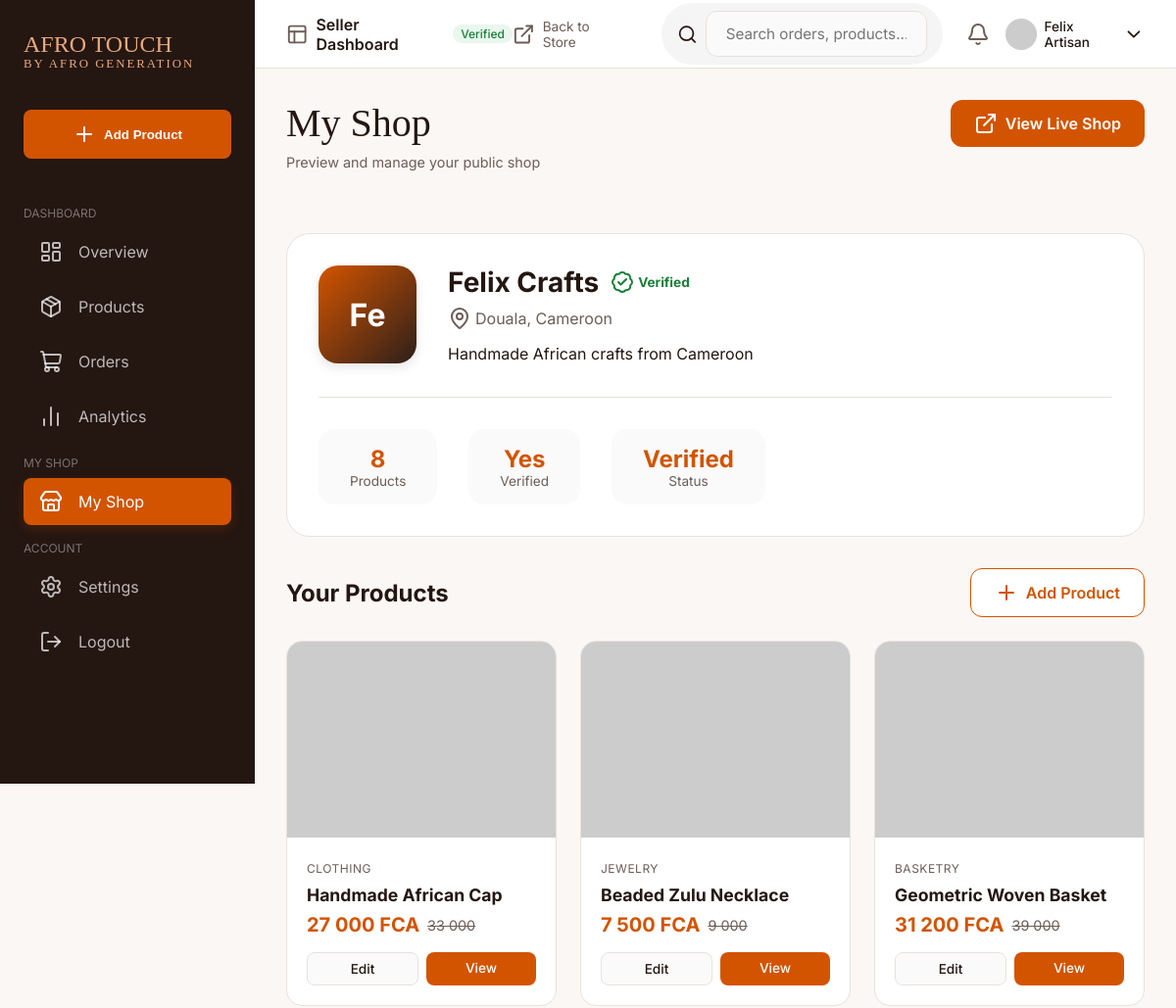
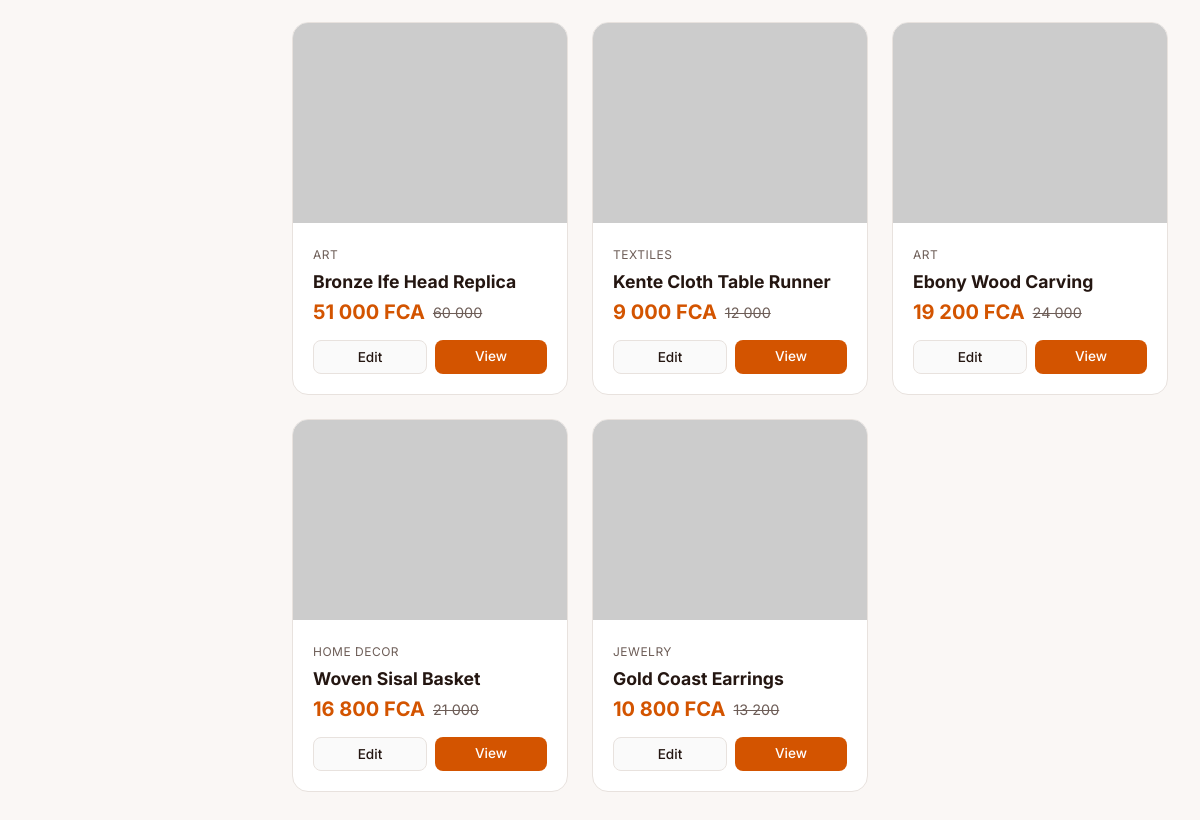
The page /TREACY/seller/shop.php (signed in) on the database its author committed (2 pictures, top to bottom).
### tables this page shows
CREATE TABLE IF NOT EXISTS sellers (
    id INT AUTO_INCREMENT PRIMARY KEY,
    user_id INT NOT NULL,
    store_name VARCHAR(255) NOT NULL,
    store_slug VARCHAR(100) UNIQUE NOT NULL,
    description TEXT,
    logo VARCHAR(500),
    banner VARCHAR(500),
    country VARCHAR(100),
    city VARCHAR(100),
    address TEXT,
    is_verified BOOLEAN DEFAULT FALSE,
    verification_status ENUM('pending', 'processing', 'verified', 'rejected') DEFAULT 'pending',
    verification_data TEXT,
    plan ENUM('free', 'basic', 'premium') DEFAULT 'free',
    created_at DATETIME DEFAULT CURRENT_TIMESTAMP,
    updated_at DATETIME DEFAULT CURRENT_TIMESTAMP ON UPDATE CURRENT_TIMESTAMP
);

CREATE TABLE IF NOT EXISTS products (
    id INT AUTO_INCREMENT PRIMARY KEY,
    seller_id INT NOT NULL,
    category_id INT NOT NULL,
    name VARCHAR(255) NOT NULL,
    slug VARCHAR(100) UNIQUE NOT NULL,
    description TEXT,
    price DECIMAL(10,2) NOT NULL,
    compare_price DECIMAL(10,2),
    image VARCHAR(500),
    images TEXT,
    stock INT DEFAULT 0,
    sku VARCHAR(100),
    status ENUM('active', 'inactive', 'draft') DEFAULT 'active',
    is_featured BOOLEAN DEFAULT FALSE,
    is_verified BOOLEAN DEFAULT FALSE,
    sales_count INT DEFAULT 0,
    view_count INT DEFAULT 0,
    created_at DATETIME DEFAULT CURRENT_TIMESTAMP,
    updated_at DATETIME DEFAULT CURRENT_TIMESTAMP ON UPDATE CURRENT_TIMESTAMP
);

CREATE TABLE IF NOT EXISTS categories (
    id INT AUTO_INCREMENT PRIMARY KEY,
    name VARCHAR(255) NOT NULL,
    slug VARCHAR(100) UNIQUE NOT NULL,
    description TEXT,
    image VARCHAR(500),
    parent_id INT DEFAULT NULL,
    is_active BOOLEAN DEFAULT TRUE,
    created_at DATETIME DEFAULT CURRENT_TIMESTAMP
);

### TREACY/db.php (called while the page is built, shortened)
<?php
if (!function_exists('getSellerByUserId')) {
function getSellerByUserId($pdo, $user_id) {
    $stmt = $pdo->prepare("SELECT * FROM sellers WHERE user_id = ?");
    $stmt->execute([$user_id]);
    return $stmt->fetch();
}
}
if (!function_exists('getSellerProducts')) {
function getSellerProducts($pdo, $seller_id, $status = null) {
    $sql = "SELECT p.*, c.name as category_name
            FROM products p
            LEFT JOIN categories c ON p.category_id = c.id
            WHERE p.seller_id = ?";
    $params = [$seller_id];
    $sql .= " ORDER BY p.created_at DESC";
    $stmt = $pdo->prepare($sql);
    $stmt->execute($params);
    return $stmt->fetchAll();
}
}

### TREACY/seller/shop.php (the view, shortened to what this page needs)
<?php
include '../db.php';
include '../components/layout_start.php';
$products = getSellerProducts($pdo, $seller['id']);
?>
<div class="page-header">
    <div class="header-content">
        <h1>My Shop</h1>
        <p class="subtitle">Preview and manage your public shop</p>
    </div>
    <div class="header-actions">
        <a href="../shop/index.php?slug=<?php echo htmlspecialchars($seller['store_slug']); ?>" target="_blank" class="btn-primary">
            <i data-lucide="external-link"></i> View Live Shop
        </a>
    </div>
</div>
<div class="shop-preview-card">
    <div class="preview-header">
        <div class="shop-logo">
            <?php if ($seller['logo']): ?>
            <img src="<?php echo htmlspecialchars($seller['logo']); ?>" alt="Logo">
            <?php else: ?>
            <div class="logo-placeholder"><?php echo substr($seller['store_name'], 0, 2); ?></div>
            <?php endif; ?>
        </div>
        <div class="shop-info">
            <h2>
                <?php echo htmlspecialchars($seller['store_name']); ?>
                <?php if ($seller['is_verified']): ?>
                <span class="verified-badge"><i data-lucide="badge-check"></i> Verified</span>
                <?php endif; ?>
            </h2>
            <p class="location"><i data-lucide="map-pin"></i> <?php echo htmlspecialchars(($seller['city'] ?? '') . ($seller['country'] ? ', ' . $seller['country'] : '')); ?></p>
            <p class="desc"><?php echo htmlspecialchars($seller['description'] ?? 'No description yet'); ?></p>
        </div>
    </div>
    <div class="shop-stats">
        <div class="stat-box">
            <span class="stat-num"><?php echo count($products); ?></span>
            <span class="stat-label">Products</span>
        </div>
        <div class="stat-box">
            <span class="stat-num"><?php echo $seller['is_verified'] ? 'Yes' : 'No'; ?></span>
            <span class="stat-label">Verified</span>
        </div>
        <div class="stat-box">
            <span class="stat-num"><?php echo ucfirst($seller['verification_status']); ?></span>
            <span class="stat-label">Status</span>
        </div>
    </div>
</div>
<div class="products-section">
    <div class="section-header">
        <h2>Your Products</h2>
        <a href="add-product.php" class="btn-add">
            <i data-lucide="plus"></i> Add Product
        </a>
    </div>
    <?php if (empty($products)): ?>
    <div class="empty-state">
        <i data-lucide="package"></i>
        <h3>No products yet</h3>
        <p>Start adding products to your shop</p>
        <a href="add-product.php" class="btn-primary">Add Your First Product</a>
    </div>
    <?php else: ?>
    <div class="products-grid">
        <?php foreach ($products as $product): ?>
        <div class="product-card">
            <div class="product-img">
                <?php if ($product['image']): ?>
                <img src="<?php echo htmlspecialchars($product['image']); ?>" alt="<?php echo htmlspecialchars($product['name']); ?>">
                <?php else: ?>
                <img src="https://api.dicebear.com/7.x/initials/svg?seed=<?php echo urlencode($product['name']); ?>&backgroundColor=D35400" alt="">
                <?php endif; ?>
            </div>
            <div class="product-info">
                <span class="category"><?php echo htmlspecialchars($product['category_name'] ?? ''); ?></span>
                <h3><?php echo htmlspecialchars($product['name']); ?></h3>
                <div class="price-row">
                    <span class="price"><?php echo number_format($product['price'], 0, ',', ' '); ?> FCA</span>
                    <?php if ($product['compare_price'] && $product['compare_price'] > $product['price']): ?>
                    <span class="compare"><?php echo number_format($product['compare_price'], 0, ',', ' '); ?></span>
                    <?php endif; ?>
                </div>
                <div class="product-actions">
                    <a href="edit-product.php?id=<?php echo $product['id']; ?>" class="btn-edit">Edit</a>
                    <a href="../product-detail.php?id=<?php echo $product['id']; ?>" class="btn-view">View</a>
                </div>
            </div>
        </div>
        <?php endforeach; ?>
    </div>
    <?php endif; ?>
</div>
<?php include '../components/layout_end.php'; ?>

### TREACY/style.css (style rules this page uses)
:root { --primary-color: #D35400; --sidebar-bg: #241611; --body-bg: #FAF7F5; --card-bg: #FFFFFF; --text-dark: #241611; --text-muted: #6D5D57; --border-color: #E8E2DE; --status-processing: #FFF4E5; --status-processing-text: #B45D00; --status-shipped: #EBF5FF; --status-shipped-text: #0066CC; --status-delivered: #E9F7EF; --status-delivered-text: #188038; --status-canceled: #FDECEC; --status-canceled-text: #C62828; --font-heading: 'Instrument Serif', Georgia, serif; --font-body: 'Inter', system-ui, -apple-system, sans-serif; --sidebar-width: 260px; --header-height: 70px; }
* { margin: 0; padding: 0; box-sizing: border-box; }
body { font-family: var(--font-body); background-color: var(--body-bg); color: var(--text-dark); display: flex; min-height: 100vh; }
h1 { font-family: var(--font-heading); font-size: 2.5rem; font-weight: 500; margin-bottom: 0.5rem; }
.subtitle { color: var(--text-muted); font-size: 0.9rem; margin-bottom: 2rem; }

### TREACY/seller/shop.php (style rules this page uses)
.page-header { display: flex; justify-content: space-between; align-items: flex-start; margin-bottom: 2rem; }
.header-actions { display: flex; gap: 1rem; }
.btn-primary { display: inline-flex; align-items: center; gap: 0.5rem; background: var(--primary-color); color: white; padding: 0.75rem 1.5rem; border-radius: 12px; text-decoration: none; font-weight: 600; border: none; cursor: pointer; }
.shop-preview-card { background: white; border-radius: 24px; padding: 2rem; margin-bottom: 2rem; border: 1px solid var(--border-color); }
.preview-header { display: flex; gap: 2rem; margin-bottom: 2rem; padding-bottom: 2rem; border-bottom: 1px solid var(--border-color); }
.shop-logo { width: 100px; height: 100px; border-radius: 20px; overflow: hidden; flex-shrink: 0; box-shadow: 0 4px 12px rgba(0,0,0,0.1); }
.logo-placeholder { width: 100%; height: 100%; display: flex; align-items: center; justify-content: center; background: linear-gradient(135deg, #D35400, #2D1F1A); color: white; font-size: 2rem; font-weight: 700; }
.shop-info { flex: 1; }
.shop-info h2 { display: flex; align-items: center; gap: 0.75rem; margin: 0 0 0.5rem; font-size: 1.75rem; }
.verified-badge { display: inline-flex; align-items: center; gap: 0.25rem; font-size: 0.85rem; color: #188038; }
.location { display: flex; align-items: center; gap: 0.25rem; color: var(--text-muted); margin: 0 0 0.75rem; }
.desc { color: var(--text-color); margin: 0; line-height: 1.5; }
.shop-stats { display: flex; gap: 2rem; }
.stat-box { display: flex; flex-direction: column; align-items: center; padding: 1rem 2rem; background: #fafafa; border-radius: 16px; }
.stat-num { font-size: 1.5rem; font-weight: 700; color: var(--primary-color); }
.stat-label { font-size: 0.85rem; color: var(--text-muted); }
.section-header { display: flex; justify-content: space-between; align-items: center; margin-bottom: 1.5rem; }
.section-header h2 { font-size: 1.5rem; margin: 0; }
.btn-add { display: inline-flex; align-items: center; gap: 0.5rem; background: white; color: var(--primary-color); padding: 0.75rem 1.5rem; border-radius: 12px; text-decoration: none; font-weight: 600; border: 1px solid var(--primary-color); }
.products-grid { display: grid; grid-template-columns: repeat(auto-fill, minmax(250px, 1fr)); gap: 1.5rem; }
.product-card { background: white; border-radius: 16px; border: 1px solid var(--border-color); overflow: hidden; transition: transform 0.2s, box-shadow 0.2s; }
.product-img { position: relative; height: 200px; background: #f5f5f5; }
.product-img img { width: 100%; height: 100%; object-fit: cover; }
.product-info { padding: 1.25rem; }
.product-info .category { font-size: 0.75rem; text-transform: uppercase; letter-spacing: 0.5px; color: var(--text-muted); }
.product-info h3 { margin: 0.5rem 0; font-size: 1.1rem; }
.price-row { display: flex; align-items: center; gap: 0.5rem; margin-bottom: 1rem; }
.price { font-size: 1.25rem; font-weight: 700; color: var(--primary-color); }
.compare { font-size: 0.9rem; color: var(--text-muted); text-decoration: line-through; }
.product-actions { display: flex; gap: 0.5rem; }
.btn-edit, .btn-view { flex: 1; padding: 0.5rem; border-radius: 8px; text-align: center; text-decoration: none; font-size: 0.85rem; font-weight: 500; }
.btn-edit { background: #fafafa; color: var(--text-color); border: 1px solid var(--border-color); }
.btn-view { background: var(--primary-color); color: white; }

### rows shown on the page
sellers: store_name "Fe", store_name "Felix Crafts", city+country "Douala, Cameroon", description "Handmade African crafts from Cameroon", verification_status "Verified"
products: category.name "CLOTHING", name "Handmade African Cap", price "27 000", compare_price "33 000"
products: category.name "JEWELRY", name "Beaded Zulu Necklace", price "7 500", compare_price "9 000"
products: category.name "BASKETRY", name "Geometric Woven Basket", price "31 200", compare_price "39 000"
products: category.name "ART", name "Bronze Ife Head Replica", price "51 000", compare_price "60 000"
products: category.name "TEXTILES", name "Kente Cloth Table Runner", price "9 000", compare_price "12 000"
products: category.name "ART", name "Ebony Wood Carving", price "19 200", compare_price "24 000"
products: category.name "HOME DECOR", name "Woven Sisal Basket", price "16 800", compare_price "21 000"
products: category.name "JEWELRY", name "Gold Coast Earrings", price "10 800", compare_price "13 200"

### other values the page prints
$titles[$role] "Seller Dashboard"
$_SESSION['user_name'] "Felix Artisan"
count($products) "8"
